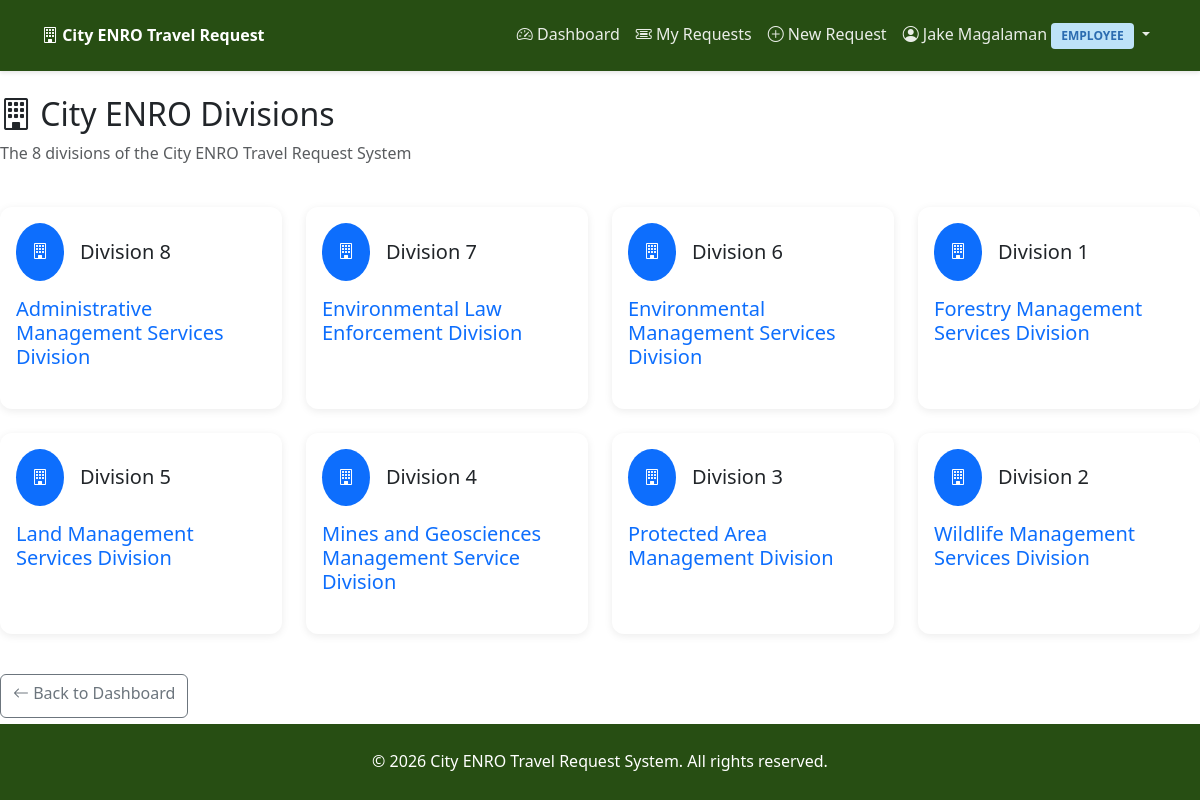
Page /divisions (signed in) on the committed database.
### tables this page shows
CREATE TABLE divisions (
            id INTEGER PRIMARY KEY AUTOINCREMENT,
            name VARCHAR(100) NOT NULL
        );

### routes/main.py (the view)
@main_bp.route('/divisions')
def divisions():
    if 'user_id' not in session:
        return redirect(url_for('auth.login'))
    db_type = getattr(Config, 'DATABASE_TYPE', 'sqlite')
    try:
        conn = get_db_connection()
        cursor = conn.cursor()
        if db_type == 'sqlite':
            cursor.execute("SELECT * FROM divisions ORDER BY name")
            rows = cursor.fetchall()
            divisions = [dict_from_row(row) for row in rows]
        else:
            cursor.execute("SELECT * FROM divisions ORDER BY name")
            divisions = cursor.fetchall()
        conn.close()
    except Exception as e:
        flash(f'Error loading divisions: {str(e)}', 'danger')
        divisions = []
    return render_template('main/divisions.html', divisions=divisions)

### routes/main.py (called while the page is built, shortened)
def get_db_connection():
    db_type = getattr(Config, 'DATABASE_TYPE', 'sqlite')
    if db_type == 'sqlite':
        conn = sqlite3.connect(Config.SQLITE_DATABASE)
        conn.row_factory = sqlite3.Row
        return conn

def dict_from_row(row):
    if row is None:
        return None
    return dict(zip(row.keys(), row))

### templates/main/divisions.html (shortened to what this page needs)
{% extends "base.html" %}
{% block content %}
<div class="row mb-4">
    <div class="col-12">
        <h2><i class="bi bi-building"></i> City ENRO Divisions</h2>
        <p class="text-muted">The 8 divisions of the City ENRO Travel Request System</p>
    </div>
</div>
<div class="row">
    {% for division in divisions %}
    <div class="col-md-3 mb-4">
        <div class="card h-100">
            <div class="card-body">
                <div class="d-flex align-items-center mb-3">
                    <div class="bg-primary text-white rounded-circle p-3 me-3">
                        <i class="bi bi-building"></i>
                    </div>
                    <div>
                        <h5 class="card-title mb-0">Division {{ division.id }}</h5>
                    </div>
                </div>
                <h4 class="text-primary">{{ division.name }}</h4>
            </div>
        </div>
    </div>
    {% endfor %}
</div>
<div class="row mt-3">
    <div class="col-12">
        <a href="{{ url_for('main.dashboard') }}" class="btn btn-outline-secondary">
            <i class="bi bi-arrow-left"></i> Back to Dashboard
        </a>
    </div>
</div>
{% endblock %}

### templates/base.html (style rules this page uses)
:root { --primary-color: #274e13; --accent-color: #216440; --success-color: #38a169; --warning-color: #d69e2e; --danger-color: #e53e3e; --light-bg: #3f6342; }
body { background-image: url('/static/img/nd%20CREDIT%20John%20Christian%20Yayen_CNCH%20%2B%20Honday%20Bay-blue%20filter.jpg'); background-size: cover; background-position: center; background-repeat: no-repeat; background-attachment: fixed; min-height: 100vh; display: flex; flex-direction: column; font-size: clamp(0.875rem, 1rem, 1.125rem); line-height: 1.6; }
.card { border: none; border-radius: 10px; box-shadow: 0 2px 8px rgba(0,0,0,0.08); transition: transform 0.2s, box-shadow 0.2s; }
h2 { font-size: clamp(1.25rem, 3.5vw, 2rem); }
h4, h5, h6 { font-size: clamp(1rem, 2.5vw, 1.25rem); }
.btn { font-size: clamp(0.875rem, 2.5vw, 1rem); min-height: clamp(37px, 10vw, 43px); }
.card { margin-bottom: 1rem; border-radius: 0.75rem; }
.btn { min-height: 44px; font-size: 16px; }
html { overflow-y: scroll !important; }

### rows in the picture
divisions: id "8", name "Administrative Management Services Division"
divisions: id "7", name "Environmental Law Enforcement Division"
divisions: id "6", name "Environmental Management Services Division"
divisions: id "1", name "Forestry Management Services Division"
divisions: id "5", name "Land Management Services Division"
divisions: id "4", name "Mines and Geosciences Management Service Division"
divisions: id "3", name "Protected Area Management Division"
divisions: id "2", name "Wildlife Management Services Division"

### other values in the picture
{{ session.full_name or session.username or 'User' }} "Jake Magalaman"
{{ session.role }} "EMPLOYEE"
